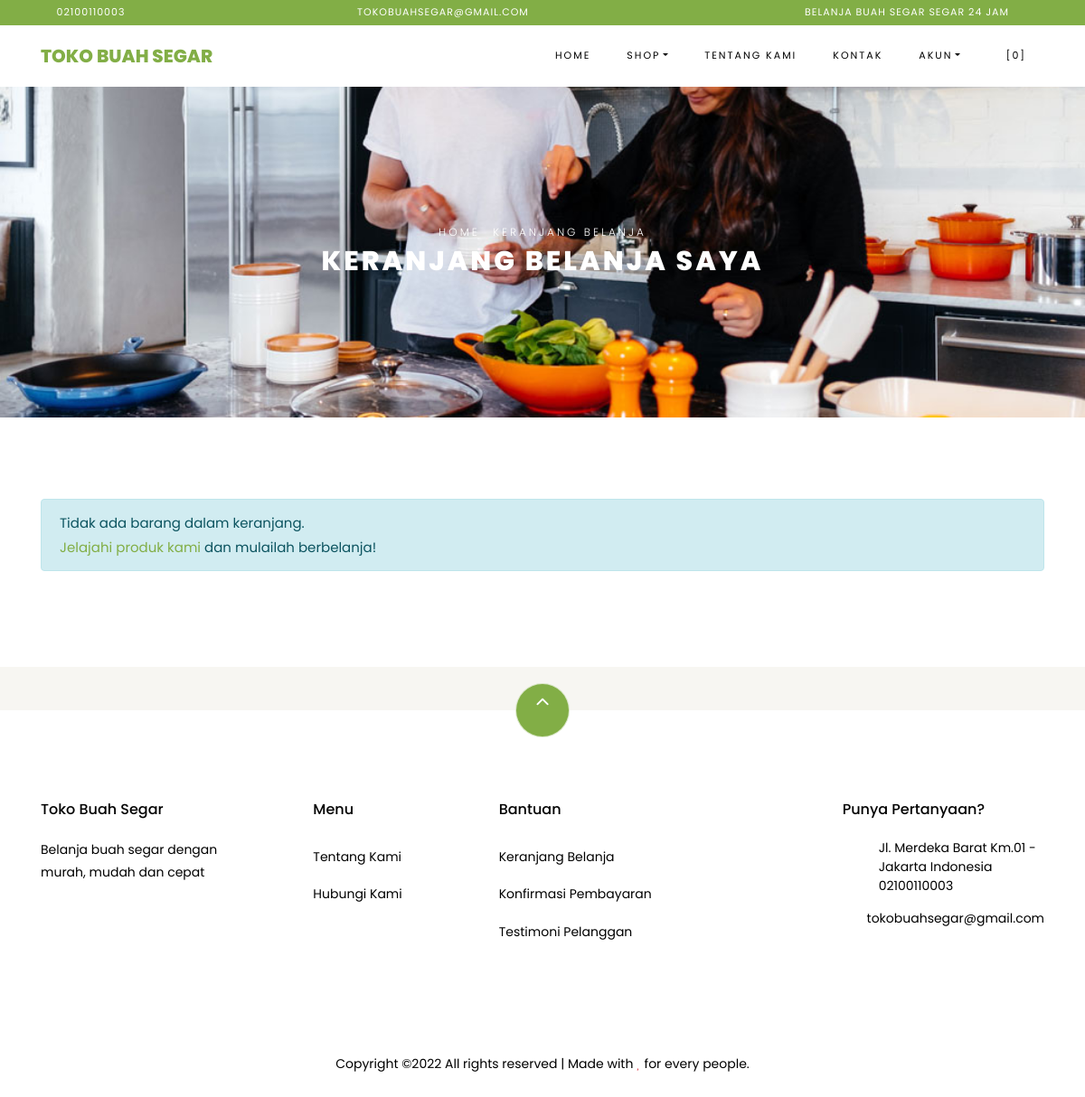
The app's page /index.php/shop/cart with its own data.
### tables this page shows
CREATE TABLE `settings` (
  `id` int(10) NOT NULL,
  `key` varchar(32) NOT NULL,
  `content` varchar(191) NOT NULL
);

### application/helpers/themes_helper.php (called while the page is built, shortened)
<?php
if ( ! function_exists('get_theme_name'))
{
    function get_theme_name() {
        $current_theme = get_settings('current_theme_name');
        return ($current_theme) ? $current_theme : false;
    }
}
if ( ! function_exists('get_template_part'))
{
    function get_template_part($file_name = null, $params = array()) {
        if ($file_name !== '') {
            $current_theme = get_theme_name();
            if ( file_exists($file_location = VIEWPATH .'themes/'. $current_theme .'/'. $file_name .'.php')) {
                $CI =& get_instance();
                $CI->load->view('themes/'. $current_theme .'/'. $file_name, $params);
            }
            else {
                echo '<div>Kesalahan: berkas tema <b>'. $file_name .'.php</b> tidak ditemukan.<br>Lokasi berkas: <b>'. $file_location .'</b></div>';
            }
        }
    }
}
if ( ! function_exists('get_header'))
{
    function get_header($params = null, $section = '', $current_section = '') {
        $load_params = array();
        if ( is_null($params)) {
            $load_params['title'] = get_settings('site_name');
        }
        else if ( is_string($params)) {
            $load_params['title'] = $params;
        }
        $load_params['sidebar_section'] = $section;
        $load_params['current_section'] = $current_section;
        get_template_part('header', $load_params);
    }
}
if ( ! function_exists('get_footer'))
{
    function get_footer($params = array()) {
        get_template_part('footer', $params);
    }
}
if ( ! function_exists('get_theme_uri'))
{
    function get_theme_uri($file_name = null, $theme_name = NULL)
    {
        $theme_name = ($theme_name == NULL) ? get_theme_name() : $theme_name;
        return is_null($file_name) ? base_url('assets/themes/'. $theme_name .'/') : base_url('assets/themes/'. $theme_name .'/'. $file_name) ;
    }
}

### application/controllers/Shop.php (called while the page is built, shortened)
<?php
class Shop extends CI_Controller {
    public function cart()
    {
        $cart['carts'] = $this->cart->contents();
        $cart['total_cart'] = $this->cart->total();
        $ongkir = ($cart['total_cart'] >= get_settings('min_shop_to_free_shipping_cost')) ? 0 : get_settings('shipping_cost');
        $cart['total_price'] = $cart['total_cart'] + $ongkir;
        get_header('Keranjang Belanja');
        get_template_part('shop/cart', $cart);
        get_footer();
    }
}

### index.php (called while the page is built, shortened)
<?php
require_once BASEPATH.'core/CodeIgniter.php';

### application/helpers/global_helper.php (called while the page is built, shortened)
<?php
if ( ! function_exists('get_settings'))
{
    function get_settings($key = '')
    {
        $CI =& get_instance();
        $row = $CI->db
            ->select('content')
            ->where('key', $key)
            ->get('settings')
            ->row();
        return $row->content;
    }
}
if ( ! function_exists('get_store_name'))
{
    function get_store_name()
    {
        return get_settings('store_name');
    }
}

### application/helpers/session_helper.php (called while the page is built, shortened)
<?php
if ( ! function_exists('init'))
{
    function init()
    {
        $CI =& get_instance();
        return $CI;
    }
}
if( ! function_exists('session_data'))
{
    function session_data()
    {
        $CI = init();
        $read_session_in_cookie = get_cookie('__ACTIVE_SESSION_DATA');
        $read_session_in_session = $CI->session->userdata('__ACTIVE_SESSION_DATA');
        if ($read_session_in_cookie)
        {
            $read_data = $CI->encryption->decrypt($read_session_in_cookie);
            $read_data = json_decode($read_data);
            return $read_data;
        }
        else if ($read_session_in_session)
        {
            $read_data = $CI->encryption->decrypt($read_session_in_session);
            $read_data = json_decode($read_data);
            return $read_data;
        }
        else {
            $default_session = new stdClass();
            $default_session->is_login = FALSE;
            $default_session->user_id = 0;
            $default_session->login_at = 0;
            $default_session->remember_me = FALSE;
            return $default_session;
        }
    }
}

### application/views/themes/vegefoods/shop/cart.php (the view, shortened to what this page needs)
<div class="hero-wrap hero-bread" style="background-image: url('<?php echo get_theme_uri('images/bg_1.jpg'); ?>');">
    <div class="container">
      <div class="row no-gutters slider-text align-items-center justify-content-center">
        <div class="col-md-9 ftco-animate text-center">
            <p class="breadcrumbs"><span class="mr-2"><?php echo anchor(base_url(), 'Home'); ?></span> <span>Keranjang Belanja</span></p>
          <h1 class="mb-0 bread">Keranjang Belanja Saya</h1>
        </div>
      </div>
    </div>
  </div>
  <section class="ftco-section ftco-Keranjang Belanja">
          <div class="container">
          <?php if ( count($carts) > 0) : ?>
            <form action="<?php echo site_url('shop/checkout'); ?>" method="POST">
              <div class="row">
              <div class="col-md-12 ftco-animate">
                  <div class="cart-list">
                      <table class="table">
                          <thead class="thead-primary">
                            <tr class="text-center">
                              <th>&nbsp;</th>
                              <th>&nbsp;</th>
                              <th>Produk</th>
                              <th>Harga</th>
                              <th>Kuantitas</th>
                              <th>Sub Total</th>
                            </tr>
                          </thead>
                          <tbody>
                              <?php foreach ($carts as $item) : ?>
                            <tr class="text-center cart-<?php echo $item['rowid']; ?>">
                              <td class="product-remove"><a href="#" class="remove-item" data-rowid="<?php echo $item['rowid']; ?>"><span class="ion-ios-close"></span></a></td>
                              <td class="image-prod"><div class="img img-fluid rounded" style="background-image:url(<?php echo get_product_image($item['id']); ?>);"></div></td>
                              <td class="product-name">
                                  <h3><?php echo $item['name']; ?></h3>
                              </td>
                              <td class="price">Rp <?php echo format_rupiah($item['price']); ?></td>
                              <td class="quantity">
                                  <div class="input-group mb-3">
                                   <input type="text" name="quantity[<?php echo $item['rowid']; ?>]" class="quantity form-control input-number" value="<?php echo $item['qty']; ?>" min="1" max="100">
                                </div>
                            </td>
                              <td class="total">Rp <?php echo format_rupiah($item['subtotal']); ?></td>
                            </tr>
                              <?php endforeach; ?>
                          </tbody>
                        </table>
                    </div>
              </div>
          </div>
          <div class="row justify-content-end">
              <div class="col-lg-4 mt-5 cart-wrap ftco-animate">
                  <div class="cart-total mb-3">
                      <h3>Kode Kupon</h3>
                      <p>Punya kode kupon? Gunakan kupon kamu untuk mendapatkan potongan harga menarik</p>
                <div class="form-group">
                    <label for="code">Kode:</label>
                  <input id="code" name="coupon_code" type="text" class="form-control text-left px-3" placeholder="">
                </div>
                  </div>
              </div>
              <div class="col-lg-4 mt-5 cart-wrap ftco-animate">
                  <div class="cart-total mb-3">
                      <h3>Rincian Keranjang</h3>
                      <p class="d-flex">
                          <span>Subtotal</span>
                          <span class="n-subtotal font-weight-bold">Rp <?php echo format_rupiah($total_cart); ?></span>
                      </p>
                      <p class="d-flex">
                          <span>Biaya pengiriman</span>
                          <?php if ( $total_cart >= get_settings('min_shop_to_free_shipping_cost')) : ?>
                          <span class="n-ongkir font-weight-bold">Gratis</span>
                          <?php else : ?>
                            <span class="n-ongkir font-weight-bold">Rp <?php echo format_rupiah(get_settings('shipping_cost')); ?></span>
                          <?php endif; ?>
                      </p>
                      <hr>
                      <p class="d-flex total-price">
                          <span>Total</span>
                          <span class="n-total font-weight-bold">Rp <?php echo format_rupiah($total_price); ?></span>
                      </p>
                  </div>
                  <p><button type="submit" class="btn btn-primary py-3 px-4">Checkout</button></p>
              </div>
          </div>
          </form>
          <?php else : ?>
            <div class="row">
              <div class="col-md-12 ftco-animate">
                <div class="alert alert-info">Tidak ada barang dalam keranjang.<br><?php echo anchor('browse', 'Jelajahi produk kami'); ?> dan mulailah berbelanja!</div>
              </div>
            </div>
          <?php endif; ?>
          </div>
      </section>

### application/views/themes/vegefoods/header.php (shortened to what this page needs)
<!DOCTYPE html>
<html lang="en">
<head>
	<link rel="stylesheet" href="<?php echo get_theme_uri('css/open-iconic-bootstrap.min.css'); ?>">
	<link rel="stylesheet" href="<?php echo get_theme_uri('css/animate.css'); ?>">
	<link rel="stylesheet" href="<?php echo get_theme_uri('css/owl.carousel.min.css'); ?>">
	<link rel="stylesheet" href="<?php echo get_theme_uri('css/owl.theme.default.min.css'); ?>">
	<link rel="stylesheet" href="<?php echo get_theme_uri('css/magnific-popup.css'); ?>">
	<link rel="stylesheet" href="<?php echo get_theme_uri('css/aos.css'); ?>">
	<link rel="stylesheet" href="<?php echo get_theme_uri('css/ionicons.min.css'); ?>">
	<link rel="stylesheet" href="<?php echo get_theme_uri('js/plugins/@fortawesome/fontawesome-free/css/all.min.css', 'argon'); ?>">
	<link rel="stylesheet" href="<?php echo get_theme_uri('css/bootstrap-datepicker.css'); ?>">
	<link rel="stylesheet" href="<?php echo get_theme_uri('css/jquery.timepicker.css'); ?>">
	<link rel="stylesheet" href="<?php echo get_theme_uri('css/flaticon.css'); ?>">
	<link rel="stylesheet" href="<?php echo get_theme_uri('css/icomoon.css'); ?>">
	<link rel="stylesheet" href="<?php echo get_theme_uri('css/style.css'); ?>">
	<link rel="stylesheet" href="<?php echo base_url('assets/plugins/toastr/toastr.min.css'); ?>">
</head>
<body class="goto-here">
	<div class="py-1 bg-primary">
		<div class="container">
			<div class="row no-gutters d-flex align-items-start align-items-center px-md-0">
				<div class="col-lg-12 d-block">
					<div class="row d-flex">
						<div class="col-md pr-4 d-flex topper align-items-center">
							<div class="icon mr-2 d-flex justify-content-center align-items-center"><span class="icon-phone2"></span></div>
							<span class="text"><?php echo get_settings('store_phone_number'); ?></span>
						</div>
						<div class="col-md pr-4 d-flex topper align-items-center">
							<div class="icon mr-2 d-flex justify-content-center align-items-center"><span class="icon-paper-plane"></span></div>
							<span class="text"><?php echo get_settings('store_email'); ?></span>
						</div>
						<div class="col-md-5 pr-4 d-flex topper align-items-center text-lg-right">
							<span class="text"><?php echo get_settings('store_tagline'); ?></span>
						</div>
					</div>
				</div>
			</div>
		</div>
	</div>
	<nav class="navbar navbar-expand-lg navbar-dark ftco_navbar bg-dark ftco-navbar-light" id="ftco-navbar">
		<div class="container">
			<a class="navbar-brand" href="<?php echo base_url(); ?>"><?php echo get_store_name(); ?></a>
			<div class="collapse navbar-collapse" id="ftco-nav">
				<ul class="navbar-nav ml-auto">
					<li class="nav-item active"><a href="<?php echo base_url(); ?>" class="nav-link">Home</a></li>
					<li class="nav-item dropdown">
						<a class="nav-link dropdown-toggle" href="#" id="dropdown04" data-toggle="dropdown" aria-haspopup="true" aria-expanded="false">Shop</a>
					</li>
					<li class="nav-item"><a href="<?php echo site_url('pages/about'); ?>" class="nav-link">Tentang Kami</a></li>
					<li class="nav-item"><a href="<?php echo site_url('pages/contact'); ?>" class="nav-link">Kontak</a></li>
					<li class="nav-item dropdown">
						<a class="nav-link dropdown-toggle" href="#" id="dropdown05" data-toggle="dropdown" aria-haspopup="true" aria-expanded="false">Akun</a>
					</li>
					<li class="nav-item cta cta-colored"><a href="<?php echo site_url('shop/cart'); ?>" class="nav-link"><span class="icon-shopping_cart"></span>[<span class="cart-item-total">0</span>]</a></li>
				</ul>
			</div>
		</div>
	</nav>

### application/views/themes/vegefoods/footer.php (shortened to what this page needs)
<section class="ftco-section ftco-no-pt ftco-no-pb py-5 bg-light">
    <div class="container py-4">
    </div>
  </section>
  <footer class="ftco-footer ftco-section">
    <div class="container">
        <div class="row">
            <div class="mouse">
                      <a href="#" class="mouse-icon">
                          <div class="mouse-wheel"><span class="ion-ios-arrow-up"></span></div>
                      </a>
                  </div>
        </div>
      <div class="row mb-5">
        <div class="col-md">
          <div class="ftco-footer-widget mb-4">
            <h2 class="ftco-heading-2"><?php echo get_store_name(); ?></h2>
            <p><?php echo get_settings('store_description'); ?></p>
            <ul class="ftco-footer-social list-unstyled float-md-left float-lft mt-5">
            </ul>
          </div>
        </div>
        <div class="col-md">
          <div class="ftco-footer-widget mb-4 ml-md-5">
            <h2 class="ftco-heading-2">Menu</h2>
            <ul class="list-unstyled">
              <li><a href="<?php echo site_url('pages/about'); ?>" class="py-2 d-block">Tentang Kami</a></li>
              <li><a href="<?php echo site_url('pages/contact'); ?>" class="py-2 d-block">Hubungi Kami</a></li>
            </ul>
          </div>
        </div>
        <div class="col-md-4">
           <div class="ftco-footer-widget mb-4">
            <h2 class="ftco-heading-2">Bantuan</h2>
            <div class="d-flex">
                <ul class="list-unstyled mr-l-5 pr-l-3 mr-4">
                  <li><a href="<?php echo site_url('shop/cart'); ?>" class="py-2 d-block">Keranjang Belanja</a></li>
                  <li><a href="<?php echo site_url('customer/payments/confirm'); ?>" class="py-2 d-block">Konfirmasi Pembayaran</a></li>
                  <li><a href="<?php echo site_url('shop/testimonial'); ?>" class="py-2 d-block">Testimoni Pelanggan</a></li>
                </ul>
              </div>
          </div>
        </div>
        <div class="col-md">
          <div class="ftco-footer-widget mb-4">
              <h2 class="ftco-heading-2">Punya Pertanyaan?</h2>
              <div class="block-23 mb-3">
                <ul>
                  <li><span class="icon icon-map-marker"></span><span class="text"><?php echo get_settings('store_address'); ?></span></li>
                  <li><a href="#"><span class="icon icon-phone"></span><span class="text"><?php echo get_settings('store_phone_number'); ?></span></a></li>
                  <li><a href="#"><span class="icon icon-envelope"></span><span class="text"><?php echo get_settings('store_email'); ?></span></a></li>
                </ul>
              </div>
          </div>
        </div>
      </div>
      <div class="row">
        <div class="col-md-12 text-center">
          <p>
                        Copyright &copy;<script>document.write(new Date().getFullYear());</script> All rights reserved | Made with <i class="icon-heart text-danger" aria-hidden="true"></i> for every people.
                      </p>
        </div>
      </div>
    </div>
  </footer>
</body>
</html>

### records on screen
settings: content "02100110003"
settings: content "TOKOBUAHSEGAR@GMAIL.COM", content "tokobuahsegar@gmail.com"
settings: content "BELANJA BUAH SEGAR SEGAR 24 JAM"
settings: content "TOKO BUAH SEGAR", content "Toko Buah Segar"
settings: content (picture)
settings: content "Belanja buah segar dengan murah, mudah dan cepat"
settings: content "Jl. Merdeka Barat Km.01 - Jakarta Indonesia"

### other values on screen
anchor(base_url(), 'Home') "HOME"
anchor('browse', 'Jelajahi produk kami') "Jelajahi produk kami"
